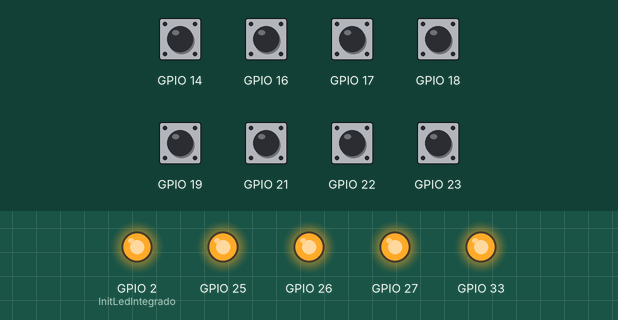
Simulated run of this sketch. Board: ESP32. Parts: output pins drawn as LEDs (lit = HIGH). The inputs (shaded band) are chosen by the test bench; at power-on: GPIO 14, GPIO 16–19, GPIO 21–23 HIGH. USB keyboard and mouse output is not drawn; what the sketch prints to the serial monitor is not drawn.

Above: at 1.2 s.
1.3 s: GPIO 14 pulled LOW for 0.15 s
2.9 s: GPIO 16 pulled LOW for 0.15 s
4.5 s: GPIO 17 pulled LOW for 0.15 s
6.1 s: GPIO 18 pulled LOW for 0.15 s
7.7 s: GPIO 19 pulled LOW for 0.15 s
Timing chart, 0 to 10.3 s (numbered marks = the images above; inputs shaded):
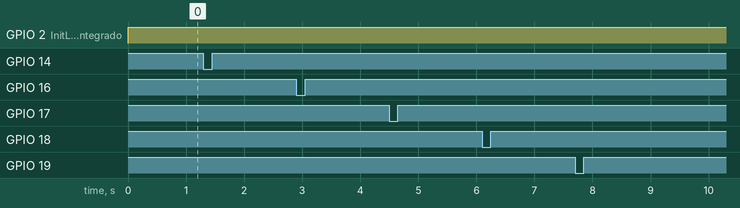

The sketch:

ESP32_BluetoothArcade.ino
```cpp
#include <BleKeyboard.h>
#include "ArcadeButton.h"
#include "Joystick.h"
BleKeyboard bleKeyboard;
bool bluetoothConectado;

//Pines de Leds
#define GPIO_RED_LED 25
#define GPIO_BLUE_LED 26
#define GPIO_GREEN_LED 27
#define GPIO_YELLOW_LED 33

//Pines de Botones (Pines con INPUT_PULLUP: 14, 16, 17, 18, 19, 21, 22, 23)
#define GPIO_RED_BUTTON 16
#define GPIO_BLUE_BUTTON 17
#define GPIO_GREEN_BUTTON 22
#define GPIO_YELLOW_BUTTON 23

//Pines del Joystick
#define GPIO_FRONT_RED 14
#define GPIO_DOWN_ORANGE 18
#define GPIO_LEFT_YELLOW 19
#define GPIO_RIGHT_GREEN 21


//Keys de botones
const char RED_KEY = ' ';
const char BLUE_KEY = '1';
const char GREEN_KEY = '2';
const char YELLOW_KEY = '3';


//Declaracion de botones
ArcadeButton redButton(GPIO_RED_BUTTON, GPIO_RED_LED, RED_KEY);
ArcadeButton blueButton(GPIO_BLUE_BUTTON, GPIO_BLUE_LED, BLUE_KEY);
ArcadeButton greenButton(GPIO_GREEN_BUTTON, GPIO_GREEN_LED, GREEN_KEY);
ArcadeButton yellowButton(GPIO_YELLOW_BUTTON, GPIO_YELLOW_LED, YELLOW_KEY);
//Declaracion de Joystick
Joystick joystick(GPIO_FRONT_RED, GPIO_DOWN_ORANGE, GPIO_LEFT_YELLOW, GPIO_RIGHT_GREEN);


void setup() {
  //inicializa la libreria
  bleKeyboard.begin();
  Serial.begin(115200);
  Serial.println("La libreria de bluetooth se inicio");
  Serial.println("Si la luz azul del ESP32 esta encendida, se conecto por bluetooth");

  //Inicializar botones
  redButton.Init(HIGH);
  blueButton.Init(HIGH);
  greenButton.Init(HIGH);
  yellowButton.Init(HIGH);

  //InitButtons();
  joystick.Init();
  InitLedIntegrado();
  ApagarLedIntegrado();

  bleKeyboard.setDelay(0);
}

void loop() {

  //Aviso de que se desconecto del dispositivo
  if (!bleKeyboard.isConnected() && bluetoothConectado == true) {
    ApagarLedIntegrado();
    bluetoothConectado = false;
    Serial.println("Es ESP32 fue desconectado");
  }

  //Cuando esta conectado
  if (bleKeyboard.isConnected()) {
    //Aviso de que el ESP32 se conecto por bluetooth a algun dispositivo
    if (bluetoothConectado == false) {
      Serial.println("El ESP32 se conecto como teclado");
      bluetoothConectado = true;
      digitalWrite(2, HIGH);
    }

    //Joystick
    joystick.Loop(bleKeyboard);

    //Botones
    if (redButton.isPressed()) {
      if (!redButton.isKeyDown) {
        redButton.Press(bleKeyboard);
        redButton.isKeyDown = true;
      }
      //delay(50);
    } else redButton.isKeyDown = false;

    if (blueButton.isPressed()) {
      if (!blueButton.isKeyDown) {
        blueButton.Press(bleKeyboard);
        blueButton.isKeyDown = true;
      }
      //delay(50);
    } else blueButton.isKeyDown = false;

    if (greenButton.isPressed()) {
      if (!greenButton.isKeyDown) {
        greenButton.Press(bleKeyboard);
        greenButton.isKeyDown = true;
      }
      //delay(50);
    } else greenButton.isKeyDown = false;

    if (yellowButton.isPressed()) {
      if (!yellowButton.isKeyDown) {
        yellowButton.Press(bleKeyboard);
        yellowButton.isKeyDown = true;
      }
      //delay(50);
    } else yellowButton.isKeyDown = false;
  }
  delay(10);
}


// void InitButtons() {
//   pinMode(greenButton, INPUT_PULLUP);
// }

void InitLedIntegrado() {
  pinMode(2, OUTPUT);
}

void ApagarLedIntegrado() {
  digitalWrite(2, LOW);
}
```

ArcadeButton.cpp
```cpp
#include "HardwareSerial.h"
#include "esp32-hal-gpio.h"
#include "ArcadeButton.h"

ArcadeButton::ArcadeButton(uint8_t _pinButton, uint8_t _pinLed, char _key) {
  pinButton = _pinButton;
  pinLed = _pinLed;
  key = _key;
}

ArcadeButton::~ArcadeButton() {
}

void ArcadeButton::Init(bool _ledState) {
  pinMode(pinButton, INPUT_PULLUP);
  pinMode(pinLed, OUTPUT);
  if (_ledState == HIGH) LedOn();
  else LedOff();
}

void ArcadeButton::Press(BleKeyboard _bleKeyboard) {
  _bleKeyboard.press(key);
  _bleKeyboard.release(key);
  Serial.print(key);
  Serial.println(" fue presionada");
}

void ArcadeButton::LedOn() {
  digitalWrite(pinLed, HIGH);
}

void ArcadeButton::LedOff() {
  digitalWrite(pinLed, LOW);
}

bool ArcadeButton::Read() {
  return digitalRead(pinButton);
}

bool ArcadeButton::isPressed() {
  if (Read() == LOW) return true;
  else return false;
}
```

ArcadeButton.h
```cpp
#ifndef __ARCADEBUTTON_H__
#define __ARCADEBUTTON_H__

#include <Arduino.h>
#include <BleKeyboard.h>


class ArcadeButton {
private:
  uint8_t pinButton;
  uint8_t pinLed;
  char key;


public:
  ArcadeButton(uint8_t _pinButton, uint8_t _pinLed, char _key);
  ~ArcadeButton();

  void Init(bool _ledState);
  void Press(BleKeyboard _bleKeyboard);
  bool isPressed();
  bool Read();
  void LedOn();
  void LedOff();

  //Se utiliza para que solo se ejecute una accion una sola vez, aunque se deje presioanada la tecla
  bool isKeyDown;
};


#endif
```

Joystick.cpp
```cpp
#include <stdint.h>
#include "HardwareSerial.h"
#include "esp32-hal-gpio.h"
#include "Joystick.h"

Joystick::Joystick(uint8_t _frontPin, uint8_t _backPin, uint8_t _leftPin, uint8_t _rightPin) {
  frontPin = _frontPin;
  backPin = _backPin;
  leftPin = _leftPin;
  rightPin = _rightPin;
}

Joystick::~Joystick() {
}

void Joystick::Init() {
  pinMode(frontPin, INPUT_PULLUP);
  pinMode(backPin, INPUT_PULLUP);
  pinMode(leftPin, INPUT_PULLUP);
  pinMode(rightPin, INPUT_PULLUP);
}

void Joystick::Loop(BleKeyboard _bleKeyboard) {
  // Frente
  if (isPressed(frontPin)) {
    _bleKeyboard.press('w');
    isFrontDown = true;
  } else if (isFrontDown) {
    Serial.println("W ");
    _bleKeyboard.release('w');
    isFrontDown = false;
  }

  //Back
  if (isPressed(backPin)) {
    _bleKeyboard.press('s');
    isBackDown = true;
  } else if (isBackDown) {
    _bleKeyboard.release('s');
    Serial.println("S ");
    isBackDown = false;
  }

  //Left
  if (isPressed(leftPin)) {
    _bleKeyboard.press('a');
    isLeftDown = true;
  } else if (isLeftDown) {
    _bleKeyboard.release('a');
    Serial.println("A ");
    isLeftDown = false;
  }

  //Right
  if (isPressed(rightPin)) {
    _bleKeyboard.press('d');
    isRightDown = true;
  } else if (isRightDown) {
    _bleKeyboard.release('d');
    isRightDown = false;
  }

}

bool Joystick::Read(uint8_t _directionPin) {
  return digitalRead(_directionPin);
}

bool Joystick::isPressed(uint8_t _directionPin) {
  if (Read(_directionPin) == LOW) {
    return true;
  } else return false;
}
```

Joystick.h
```cpp
#ifndef __JOYSTICK_H__
#define __JOYSTICK_H__

#include <Arduino.h>
#include <BleKeyboard.h>


class Joystick {
private:
  uint8_t frontPin;
  uint8_t backPin;
  uint8_t leftPin;
  uint8_t rightPin;

  //Se utiliza para que solo se ejecute una accion una sola vez, aunque se deje presioanada la tecla
  bool isFrontDown;
  bool isBackDown;
  bool isLeftDown;
  bool isRightDown;


public:
  Joystick(uint8_t _frontPin, uint8_t _backPin, uint8_t _leftPin, uint8_t _rightPin);
  ~Joystick();

  void Init();
  void Loop(BleKeyboard _bleKeyboard);
  bool isPressed(uint8_t _directionPin);
  bool Read(uint8_t _directionPin);
};


#endif
```

Measured:
- after the input at 1.3 s, every drawn part: stays the same
- after the input at 2.9 s, every drawn part: stays the same
- after the input at 4.5 s, every drawn part: stays the same
- after the input at 6.1 s, every drawn part: stays the same
- after the input at 7.7 s, every drawn part: stays the same
